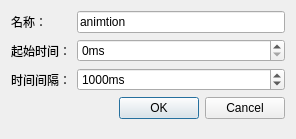
<?xml version="1.0" encoding="UTF-8"?>
<ui version="4.0">
 <class>AddAnimation</class>
 <widget class="QWidget" name="AddAnimation">
  <property name="geometry">
   <rect>
    <x>0</x>
    <y>0</y>
    <width>296</width>
    <height>139</height>
   </rect>
  </property>
  <property name="windowTitle">
   <string>AddAnimation</string>
  </property>
  <layout class="QVBoxLayout" name="verticalLayout">
   <item>
    <layout class="QFormLayout" name="formLayout">
     <property name="fieldGrowthPolicy">
      <enum>QFormLayout::AllNonFixedFieldsGrow</enum>
     </property>
     <item row="2" column="0">
      <widget class="QLabel" name="Label">
       <property name="text">
        <string>时间间隔：</string>
       </property>
      </widget>
     </item>
     <item row="4" column="1">
      <widget class="QDialogButtonBox" name="buttonBox">
       <property name="standardButtons">
        <set>QDialogButtonBox::Cancel|QDialogButtonBox::Ok</set>
       </property>
      </widget>
     </item>
     <item row="0" column="0">
      <widget class="QLabel" name="Label_3">
       <property name="text">
        <string>名称：</string>
       </property>
      </widget>
     </item>
     <item row="0" column="1">
      <widget class="QLineEdit" name="editName">
       <property name="text">
        <string>animtion</string>
       </property>
      </widget>
     </item>
     <item row="2" column="1">
      <widget class="QSpinBox" name="spinBoxDuration">
       <property name="suffix">
        <string>ms</string>
       </property>
       <property name="maximum">
        <number>5000</number>
       </property>
       <property name="value">
        <number>1000</number>
       </property>
      </widget>
     </item>
     <item row="1" column="0">
      <widget class="QLabel" name="Label_2">
       <property name="text">
        <string>起始时间：</string>
       </property>
      </widget>
     </item>
     <item row="1" column="1">
      <widget class="QSpinBox" name="spinBoxFrom">
       <property name="suffix">
        <string>ms</string>
       </property>
       <property name="maximum">
        <number>5000</number>
       </property>
      </widget>
     </item>
    </layout>
   </item>
  </layout>
 </widget>
 <layoutdefault spacing="6" margin="11"/>
 <resources/>
 <connections/>
</ui>
